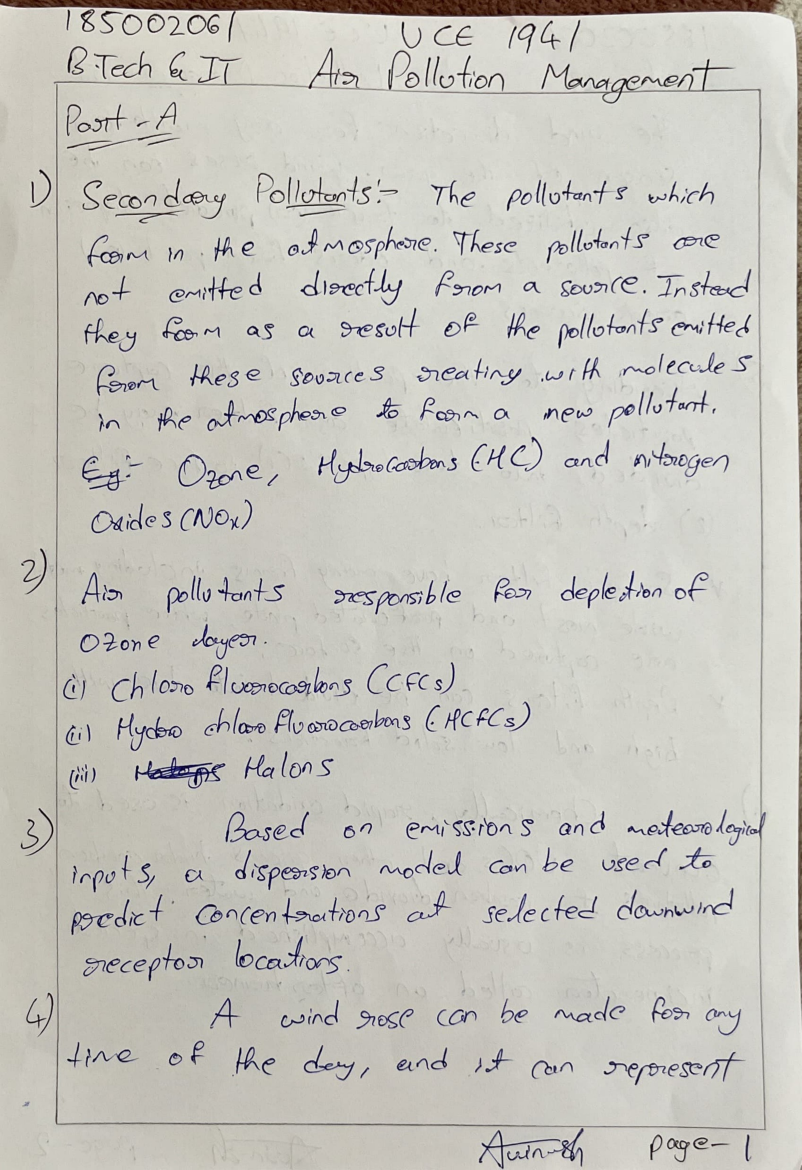
#> input picture src/test/images/dfc860f6-1.jpg, 2405 x 3509 px, found by its file name (shown at 1/3 size); its folder holds 2 pictures in this run
$ jupyter execute --allow-errors train_deeplab_v3.ipynb
#> lines starting #> are read from the running program, lines starting #| are printed output that depends on the picture; after the words box and inside, x2 and y2 are one past the last pixel; in counts of white or black regions, pixels touching at a corner belong together
### src/utils/deeplab_v3_plus.py
import tensorflow as tf
from tensorflow import keras
from tensorflow.keras import layers

# [29 lines left out: functions convolution_block, DilatedSpatialPyramidPooling, not called in this run]

def DeeplabV3Plus(image_size, num_classes):
    model_input = keras.Input(shape=image_size)
    resnet50 = keras.applications.ResNet50(
        weights='imagenet', include_top=False, input_tensor=model_input
    )
    x = resnet50.get_layer("conv4_block6_2_relu").output
    x = DilatedSpatialPyramidPooling(x)

    input_a = layers.UpSampling2D(
        size=(image_size[0] // 4 // x.shape[1], image_size[1] // 4 // x.shape[2]),
        interpolation="bilinear",
    )(x)
    input_b = resnet50.get_layer("conv2_block3_2_relu").output
    input_b = convolution_block(input_b, num_filters=48, kernel_size=1)

    x = layers.Concatenate(axis=-1)([input_a, input_b])
    x = convolution_block(x)
    x = convolution_block(x)
    x = layers.UpSampling2D(
        size=(image_size[0] // x.shape[1], image_size[1] // x.shape[2]),
        interpolation="bilinear",
    )(x)
    model_output = layers.Conv2D(num_classes, kernel_size=(1, 1), padding="same")(x)
    return keras.Model(inputs=model_input, outputs=model_output)

### src/utils/test.py
from __future__ import absolute_import
from __future__ import division
from __future__ import print_function

import numpy as np
import tensorflow as tf

if tf.__version__[0] == "2":
    import tensorflow
    from tensorflow.keras.models import Model
    from tensorflow.keras.activations import relu
    from tensorflow.keras.layers import Layer, InputSpec, Conv2D, DepthwiseConv2D, UpSampling2D, ZeroPadding2D, Lambda, AveragePooling2D, Input, Activation, Concatenate, Add, Reshape, BatchNormalization, Dropout
    from tensorflow.keras.utils import get_source_inputs
    from tensorflow.keras import backend as K
else:
    from keras.models import Model
    from keras.activations import relu
    from keras.layers import Conv2D, DepthwiseConv2D, UpSampling2D, ZeroPadding2D, Lambda, AveragePooling2D, Input, Activation, Concatenate, Add, Reshape, BatchNormalization, Dropout
    from keras.engine import Layer, InputSpec
    from keras.engine.topology import get_source_inputs
    from keras import backend as K

WEIGHTS_PATH_X = "https://github.com/bonlime/keras-deeplab-v3-plus/releases/download/1.1/deeplabv3_xception_tf_dim_ordering_tf_kernels.h5"
WEIGHTS_PATH_MOBILE = "https://github.com/bonlime/keras-deeplab-v3-plus/releases/download/1.1/deeplabv3_mobilenetv2_tf_dim_ordering_tf_kernels.h5"


# [160 lines left out: functions SepConv_BN, _conv2d_same, _xception_block, _make_divisible, _inverted_res_block, not called in this run]


def Deeplabv3(weights='pascal_voc', input_tensor=None, infer = False,
              input_shape=(512, 512, 3), classes=21, backbone='mobilenetv2',
              OS=16, alpha=1.):

    """ Instantiates the Deeplabv3+ architecture
    Optionally loads weights pre-trained
    on PASCAL VOC. This model is available for TensorFlow only,
    and can only be used with inputs following the TensorFlow
    data format `(width, height, channels)`.
    # Arguments
        weights: one of 'pascal_voc' (pre-trained on pascal voc)
            or None (random initialization)
        input_tensor: optional Keras tensor (i.e. output of `layers.Input()`)
            to use as image input for the model.
        input_shape: shape of input image. format HxWxC
            PASCAL VOC model was trained on (512,512,3) images
        classes: number of desired classes. If classes != 21,
            last layer is initialized randomly
        backbone: backbone to use. one of {'xception','mobilenetv2'}
        OS: determines input_shape/feature_extractor_output ratio. One of {8,16}.
            Used only for xception backbone.
        alpha: controls the width of the MobileNetV2 network. This is known as the
            width multiplier in the MobileNetV2 paper.
                - If `alpha` < 1.0, proportionally decreases the number
                    of filters in each layer.
                - If `alpha` > 1.0, proportionally increases the number
                    of filters in each layer.
                - If `alpha` = 1, default number of filters from the paper
                    are used at each layer.
            Used only for mobilenetv2 backbone
    # Returns
        A Keras model instance.
    # Raises
        RuntimeError: If attempting to run this model with a
            backend that does not support separable convolutions.
        ValueError: in case of invalid argument for `weights` or `backbone`
    """

    if not (weights in {'pascal_voc', None}):
        raise ValueError('The `weights` argument should be either '
                         '`None` (random initialization) or `pascal_voc` '
                         '(pre-trained on PASCAL VOC)')

    if K.backend() != 'tensorflow':
        raise RuntimeError('The Deeplabv3+ model is only available with '
                           'the TensorFlow backend.')

    if not (backbone in {'xception', 'mobilenetv2'}):
        raise ValueError('The `backbone` argument should be either '
                         '`xception`  or `mobilenetv2` ')

    if input_tensor is None:
        img_input = Input(shape=input_shape)
    else:
        if not K.is_keras_tensor(input_tensor):
            img_input = Input(tensor=input_tensor, shape=input_shape)
        else:
            img_input = input_tensor


    batches_input = Lambda(lambda x: x/127.5 - 1)(img_input)

    if backbone == 'xception':
        if OS == 8:
            entry_block3_stride = 1
            middle_block_rate = 2  # ! Not mentioned in paper, but required
            exit_block_rates = (2, 4)
            atrous_rates = (12, 24, 36)
        else:
            entry_block3_stride = 2
            middle_block_rate = 1
            exit_block_rates = (1, 2)
            atrous_rates = (6, 12, 18)
        x = Conv2D(32, (3, 3), strides=(2, 2),
                   name='entry_flow_conv1_1', use_bias=False, padding='same')(batches_input)

        x = BatchNormalization(name='entry_flow_conv1_1_BN')(x)
        x = Activation('relu')(x)

        x = _conv2d_same(x, 64, 'entry_flow_conv1_2', kernel_size=3, stride=1)
        x = BatchNormalization(name='entry_flow_conv1_2_BN')(x)
        x = Activation('relu')(x)

        x = _xception_block(x, [128, 128, 128], 'entry_flow_block1',
                            skip_connection_type='conv', stride=2,
                            depth_activation=False)
        x, skip1 = _xception_block(x, [256, 256, 256], 'entry_flow_block2',
                                   skip_connection_type='conv', stride=2,
                                   depth_activation=False, return_skip=True)

        x = _xception_block(x, [728, 728, 728], 'entry_flow_block3',
                            skip_connection_type='conv', stride=entry_block3_stride,
                            depth_activation=False)
        for i in range(16):
            x = _xception_block(x, [728, 728, 728], 'middle_flow_unit_{}'.format(i + 1),
                                skip_connection_type='sum', stride=1, rate=middle_block_rate,
                                depth_activation=False)

        x = _xception_block(x, [728, 1024, 1024], 'exit_flow_block1',
                            skip_connection_type='conv', stride=1, rate=exit_block_rates[0],
                            depth_activation=False)
        x = _xception_block(x, [1536, 1536, 2048], 'exit_flow_block2',
                            skip_connection_type='none', stride=1, rate=exit_block_rates[1],
                            depth_activation=True)

    else:
        OS = 8
        first_block_filters = _make_divisible(32 * alpha, 8)
        x = Conv2D(first_block_filters,
                   kernel_size=3,
                   strides=(2, 2), padding='same',
                   use_bias=False, name='Conv')(batches_input)
        x = BatchNormalization(
            epsilon=1e-3, momentum=0.999, name='Conv_BN')(x)

        x = Lambda(lambda x: relu(x, max_value=6.))(x)

        x = _inverted_res_block(x, filters=16, alpha=alpha, stride=1,
                                expansion=1, block_id=0, skip_connection=False)

        x = _inverted_res_block(x, filters=24, alpha=alpha, stride=2,
                                expansion=6, block_id=1, skip_connection=False)
        x = _inverted_res_block(x, filters=24, alpha=alpha, stride=1,
                                expansion=6, block_id=2, skip_connection=True)

        x = _inverted_res_block(x, filters=32, alpha=alpha, stride=2,
                                expansion=6, block_id=3, skip_connection=False)
        x = _inverted_res_block(x, filters=32, alpha=alpha, stride=1,
                                expansion=6, block_id=4, skip_connection=True)
        x = _inverted_res_block(x, filters=32, alpha=alpha, stride=1,
                                expansion=6, block_id=5, skip_connection=True)

        # stride in block 6 changed from 2 -> 1, so we need to use rate = 2
        x = _inverted_res_block(x, filters=64, alpha=alpha, stride=1,  # 1!
                                expansion=6, block_id=6, skip_connection=False)
        x = _inverted_res_block(x, filters=64, alpha=alpha, stride=1, rate=2,
                                expansion=6, block_id=7, skip_connection=True)
        x = _inverted_res_block(x, filters=64, alpha=alpha, stride=1, rate=2,
                                expansion=6, block_id=8, skip_connection=True)
        x = _inverted_res_block(x, filters=64, alpha=alpha, stride=1, rate=2,
                                expansion=6, block_id=9, skip_connection=True)

        x = _inverted_res_block(x, filters=96, alpha=alpha, stride=1, rate=2,
                                expansion=6, block_id=10, skip_connection=False)
        x = _inverted_res_block(x, filters=96, alpha=alpha, stride=1, rate=2,
                                expansion=6, block_id=11, skip_connection=True)
        x = _inverted_res_block(x, filters=96, alpha=alpha, stride=1, rate=2,
                                expansion=6, block_id=12, skip_connection=True)

        x = _inverted_res_block(x, filters=160, alpha=alpha, stride=1, rate=2,  # 1!
                                expansion=6, block_id=13, skip_connection=False)
        x = _inverted_res_block(x, filters=160, alpha=alpha, stride=1, rate=4,
                                expansion=6, block_id=14, skip_connection=True)
        x = _inverted_res_block(x, filters=160, alpha=alpha, stride=1, rate=4,
                                expansion=6, block_id=15, skip_connection=True)

        x = _inverted_res_block(x, filters=320, alpha=alpha, stride=1, rate=4,
                                expansion=6, block_id=16, skip_connection=False)

    # end of feature extractor

    # branching for Atrous Spatial Pyramid Pooling

    # Image Feature branch
    #out_shape = int(np.ceil(input_shape[0] / OS))
    b4 = AveragePooling2D(pool_size=(int(np.ceil(input_shape[0] / OS)), int(np.ceil(input_shape[1] / OS))))(x)

    b4 = Conv2D(256, (1, 1), padding='same',
                use_bias=False, name='image_pooling')(b4)
    b4 = BatchNormalization(name='image_pooling_BN', epsilon=1e-5)(b4)
    b4 = Activation('relu')(b4)

    b4 = Lambda(lambda x: tensorflow.image.resize_bilinear(x,size=(int(np.ceil(input_shape[0]/OS)), int(np.ceil(input_shape[1]/OS)))))(b4)

    # simple 1x1
    b0 = Conv2D(256, (1, 1), padding='same', use_bias=False, name='aspp0')(x)
    b0 = BatchNormalization(name='aspp0_BN', epsilon=1e-5)(b0)
    b0 = Activation('relu', name='aspp0_activation')(b0)

    # there are only 2 branches in mobilenetV2. not sure why
    if backbone == 'xception':
        # rate = 6 (12)
        b1 = SepConv_BN(x, 256, 'aspp1',
                        rate=atrous_rates[0], depth_activation=True, epsilon=1e-5)
        # rate = 12 (24)
        b2 = SepConv_BN(x, 256, 'aspp2',
                        rate=atrous_rates[1], depth_activation=True, epsilon=1e-5)
        # rate = 18 (36)
        b3 = SepConv_BN(x, 256, 'aspp3',
                        rate=atrous_rates[2], depth_activation=True, epsilon=1e-5)

        # concatenate ASPP branches & project
        x = Concatenate()([b4, b0, b1, b2, b3])
    else:
        x = Concatenate()([b4, b0])

    x = Conv2D(256, (1, 1), padding='same',
               use_bias=False, name='concat_projection')(x)
    x = BatchNormalization(name='concat_projection_BN', epsilon=1e-5)(x)
    x = Activation('relu')(x)
    x = Dropout(0.1)(x)

    # DeepLab v.3+ decoder

    if backbone == 'xception':
        # Feature projection
        # x4 (x2) block

        x = Lambda(lambda x: K.tf.image.resize_bilinear(x,size=(int(np.ceil(input_shape[0]/4)), int(np.ceil(input_shape[1]/4)))))(x)

        dec_skip1 = Conv2D(48, (1, 1), padding='same',
                           use_bias=False, name='feature_projection0')(skip1)
        dec_skip1 = BatchNormalization(
            name='feature_projection0_BN', epsilon=1e-5)(dec_skip1)
        dec_skip1 = Activation('relu')(dec_skip1)
        x = Concatenate()([x, dec_skip1])
        x = SepConv_BN(x, 256, 'decoder_conv0',
                       depth_activation=True, epsilon=1e-5)
        x = SepConv_BN(x, 256, 'decoder_conv1',
                       depth_activation=True, epsilon=1e-5)

    # you can use it with arbitary number of classes
    if classes == 21:
        last_layer_name = 'logits_semantic'
    else:
        last_layer_name = 'custom_logits_semantic'


    x = Conv2D(classes, (1, 1), padding='same', name=last_layer_name)(x)
    x = Lambda(lambda x: K.tf.image.resize_bilinear(x,size=(input_shape[0],input_shape[1])))(x)
    if infer:
        x = Activation('softmax')(x)
    else:
        x = Reshape((input_shape[0]*input_shape[1], classes)) (x)
        x = Activation('softmax')(x)
    # Ensure that the model takes into account
    # any potential predecessors of `input_tensor`.
    if input_tensor is not None:
        inputs = get_source_inputs(input_tensor)
    else:
        inputs = img_input

    model = Model(inputs, x, name='deeplabv3p')

    # load weights

    if weights == 'pascal_voc':
        if backbone == 'xception':
            weights_path = get_file('deeplabv3_xception_tf_dim_ordering_tf_kernels.h5',
                                    WEIGHTS_PATH_X,
                                    cache_subdir='models')
        else:
            weights_path = get_file('deeplabv3_mobilenetv2_tf_dim_ordering_tf_kernels.h5',
                                    WEIGHTS_PATH_MOBILE,
                                    cache_subdir='models')
        model.load_weights(weights_path, by_name=True)
    return model

### src/train_deeplab_v3.ipynb
[cell 1]
import numpy as np
import cv2
import os
import tensorflow as tf
from tensorflow import keras
from patchify import patchify
import tifffile as tiff

[cell 2]
from utils.deeplab_v3_plus import DeeplabV3Plus
from utils.losses import Jaccard,lovasz_softmax
from utils.elastic_transform import elastic_transform
from tensorflow.keras.applications.resnet50 import preprocess_input

[cell 3]
#import all the images
dataset_path = r'C:\Users\Avinash\Desktop\New folder\Project\dataset\coco_dataset_test'
images_path = os.path.join(dataset_path,r'images')
masks_path = os.path.join(dataset_path,'masks')
images = []
masks = []
for image in os.listdir(images_path):
    img_t = cv2.imread(os.path.join(images_path,image))
#> img_t is the input picture: shape (3509, 2405, 3); mean B, G, R 189.1, 195.7, 197.3
    gray_img_t = cv2.cvtColor(img_t,cv2.COLOR_BGR2GRAY)
    bin_gray_img_t = cv2.adaptiveThreshold(gray_img_t,255,cv2.ADAPTIVE_THRESH_GAUSSIAN_C,cv2.THRESH_BINARY,11,2)
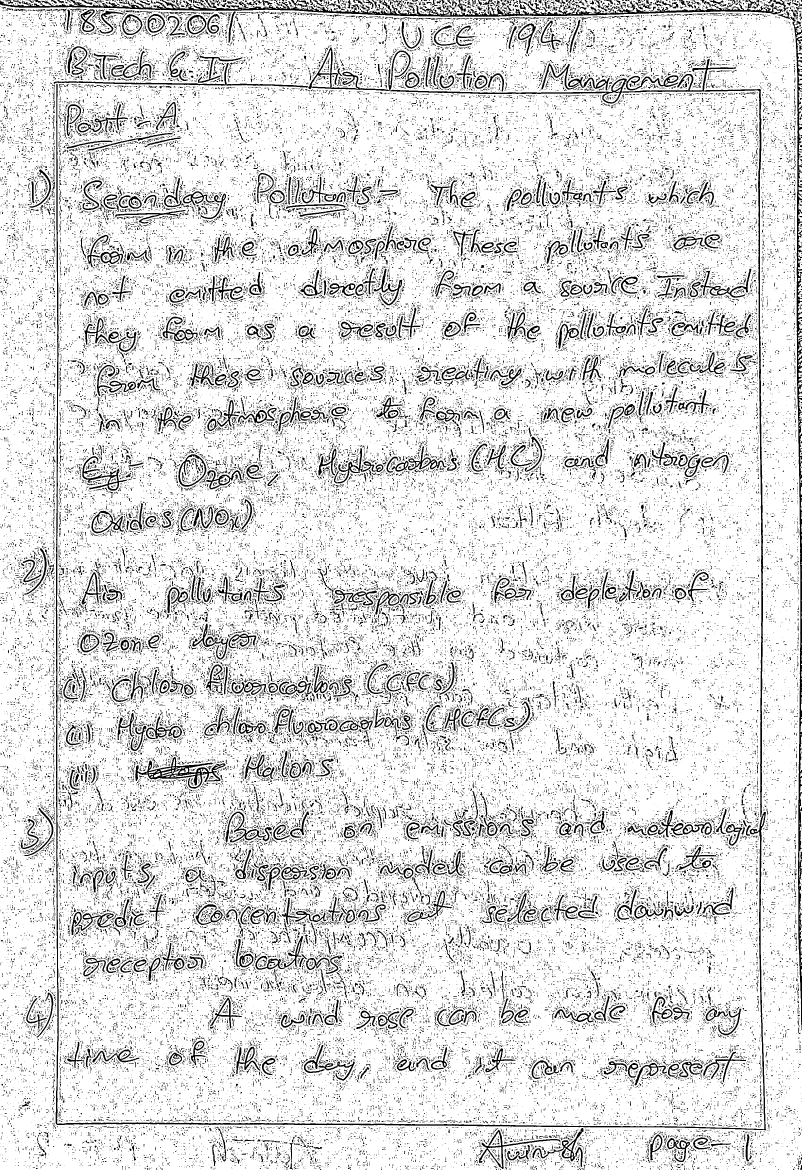
#> bin_gray_img_t: shape (3509, 2405) (shown at 1/3 size); 87% white; 91276 black regions (84224 under 20 px), largest, box (x1, y1, x2, y2) and area: (167, 251, 2299, 3391) 24829, (0, 0, 2348, 50) 24045, (925, 142, 2290, 2451) 21772
    bin_gray_img_t = cv2.medianBlur(bin_gray_img_t,3)
#> bin_gray_img_t: shape (3509, 2405); 90.2% white; 38945 black regions (34149 under 20 px), largest, box (x1, y1, x2, y2) and area: (167, 252, 2299, 3391) 24833, (0, 0, 2348, 50) 23335, (2372, 50, 2405, 3089) 18845
    if bin_gray_img_t.shape != (1024,2048):
        resize_2_1080p = cv2.resize(bin_gray_img_t,(1024,2048),interpolation=cv2.INTER_LANCZOS4)
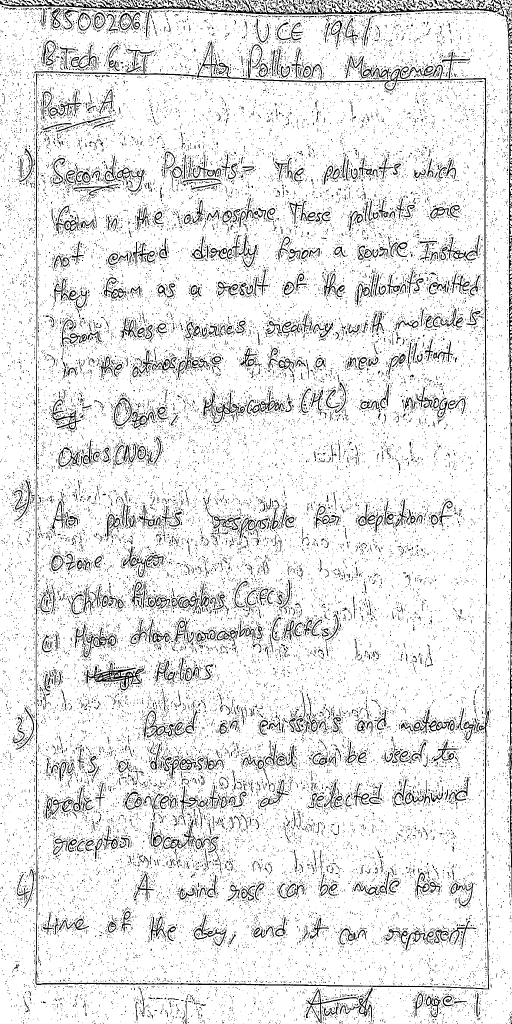
#> resize_2_1080p: shape (2048, 1024) (shown at 1/2 size); min 0, max 255, mean 229.3
    images.append(np.array(resize_2_1080p))
#> (the rest of this cell did not finish here and is left out)

[cell 4]
#patchify the images
images = np.array(images)
masks = np.array(masks)
from patchify import patchify
patch_images = []
#> (the rest of this cell did not finish here and is left out)

[cell 5]
patch_images = np.array(patch_images)
patch_images = np.stack((patch_images,)*3,axis=-1)

#> (the rest of this cell did not finish here and is left out)

[cell 6]
print(patch_images.shape)
#> (the rest of this cell did not finish here and is left out)

[cell 7]
from sklearn.model_selection import train_test_split
#> (the rest of this cell did not finish here and is left out)

[cell 8]
import random
import matplotlib.pyplot as plt
#> (the rest of this cell did not finish here and is left out)

[cell 9]
from tensorflow.keras.preprocessing.image import ImageDataGenerator
img_data_gen_args = dict(rotation_range=1,
                     shear_range=0.1,
                     zoom_range=0.1,
                     fill_mode='nearest',
                     preprocessing_function=preprocess_input)

mask_data_gen_args = dict(rotation_range=1,
                     shear_range=0.1,
                     zoom_range=0.1,
                     fill_mode='nearest')
seed = 69
#> (the rest of this cell did not finish here and is left out)

[cell 10]
# [4 lines left out: function my_image_mask_generator, not called in this run]

#> (the rest of this cell did not finish here and is left out)

#> (a cell that did not finish here is left out)

#> (a cell that did not finish here is left out)

model.compile(optimizer ='Adam',loss=lovasz_softmax,metrics=[Jaccard]) #categorical_crossentropy

#> (a cell that did not finish here is left out)

#> (a cell that did not finish here is left out)

[cell 15]
from utils.test import Deeplabv3

#> (a cell that did not finish here is left out)
